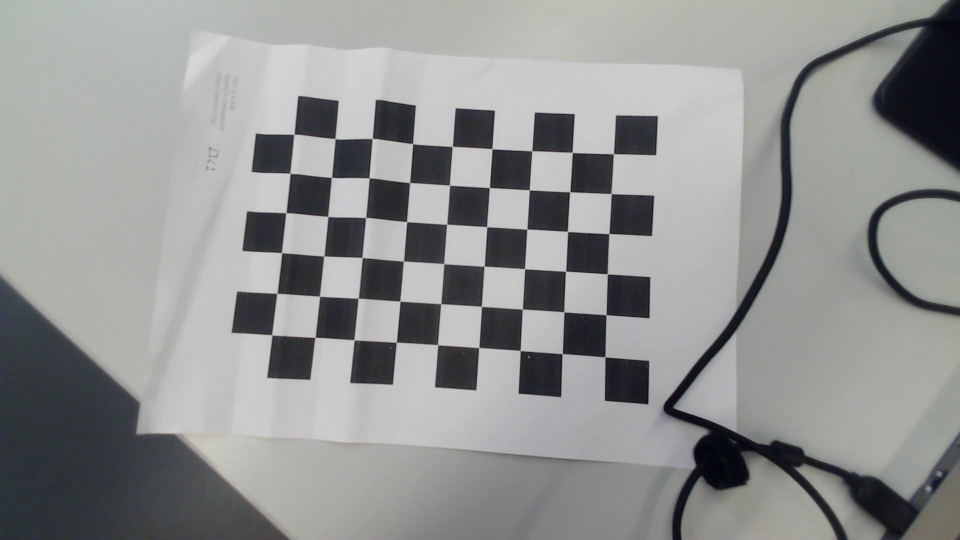
#> input picture kalib01.jpg, 1920 x 1080 px (shown at 1/2 size); its folder holds 4 pictures in this run
$ python calibration.py
#> lines starting #> are read from the running program, lines starting #| are printed output that depends on the picture; after the words box and inside, x2 and y2 are one past the last pixel; in counts of white or black regions, pixels touching at a corner belong together; long printed decimals are rounded
import numpy as np
import cv2 as cv
import glob
#ich hasse git hub und cedrik
def setup():
    criteria = (cv.TERM_CRITERIA_EPS + cv.TERM_CRITERIA_MAX_ITER, 30, 0.001) # Kriterium zur Eckpunktfindung, entweder 30 Bilder oder Ergebniss ändert sich um weniger als 0.001 Pixel

    objp = np.zeros((6*9,3), np.float32)
    objp[:,:2] = np.mgrid[0:9,0:6].T.reshape(-1,2)

    objpoints = [] # 3d point in real world space
    imgpoints = [] # 2d points in image plane.

    images = glob.glob('kalib*.jpg') # findet alle Bilder im Verzeichniss die dem Muster kalib1.jpg folgen z.B. kalib01.jpg, kalib02.jpg, etc.

    for fname in images: # Schleife durchläuft jedes gefundene Bild in images
        img = cv.imread(fname) #ein Bild wird geladen
#> img is the input picture: shape (1080, 1920, 3); mean B, G, R 145.5, 146, 144.9
        gray = cv.cvtColor(img, cv.COLOR_BGR2GRAY) #geladenes Bild wird in Graustufen umgewandelt

        # Findet die Ecken des Schachbrettmusters; 9x6 Muster
        ret, corners = cv.findChessboardCorners(gray, (9,6), None)
#> ret = True; corners = 54 rows, first 8: [1210.5, 714], [1125, 707.5], [1041.8, 700.7], [958.2, 695.3], [875.9, 689.7], [793.6, 685.1], [709.2, 679.4], [630.4, 675.3]

        # If found, add object points, image points (after refining them)
        if ret == True:
            objpoints.append(objp)

            corners2 = cv.cornerSubPix(gray,corners, (11,11), (-1,-1), criteria)
#> corners2 = 54 rows, first 8: [1210.4, 714.2], [1124.8, 707.6], [1040.8, 701.5], [958, 695.4], [875.7, 690], [793.2, 684.9], [708.5, 680.1], [630.6, 675.1]
            imgpoints.append(corners2)

            if __name__ == '__main__':
                cv.drawChessboardCorners(img, (9,6), corners2, ret)
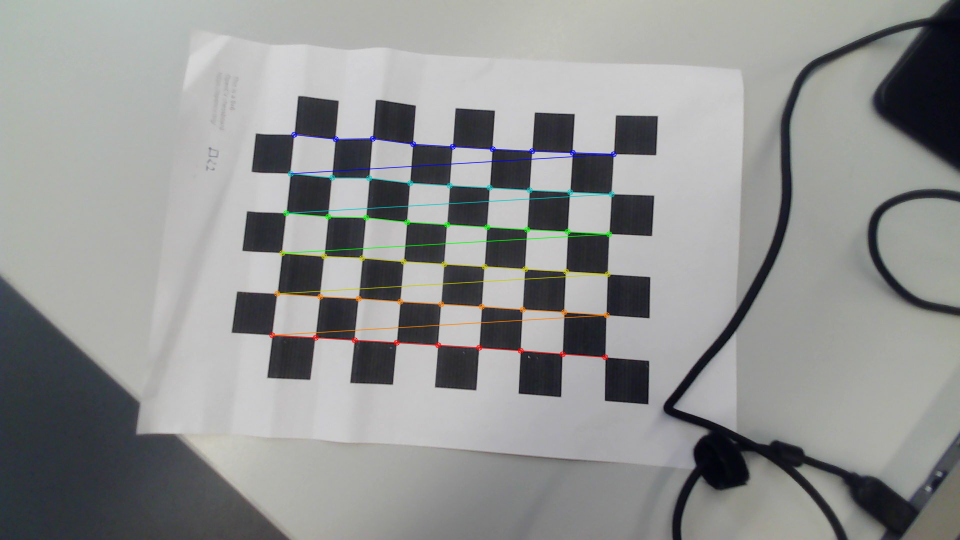
#> img: shape (1080, 1920, 3) (shown at 1/2 size); 1.25% of pixels changed, all inside (x1, y1, x2, y2) = (538, 263, 1234, 721)
                cv.imshow('img', img)
                cv.waitKey(500)

        for i in corners2:
            print(i)
#> this loop made 54 passes
#> i on passes 1 to 12: [[1210.4, 714.2]], [[1124.8, 707.6]], [[1040.8, 701.5]], [[958, 695.4]], [[875.7, 690]], [[793.2, 684.9]], [[708.5, 680.1]], [[630.6, 675.1]], [[544.3, 670.1]], [[1212.5, 630]], [[1128.2, 624.2]], [[1045.2, 618.6]]
#| [[1210.3907  714.2029]]
#| [[1124.8447   707.628]]
#| [[1040.848    701.467]]
#| [[958.0039  695.448]]
#| [[875.673 690.0224 ]]
#| [[793.175   684.900]]
#| [[708.5066 680.1118]]
#| [[630.603 675.124]]
#> (further printed lines are left out)
#> pass 3 of the loop in setup, `for fname in images:`:
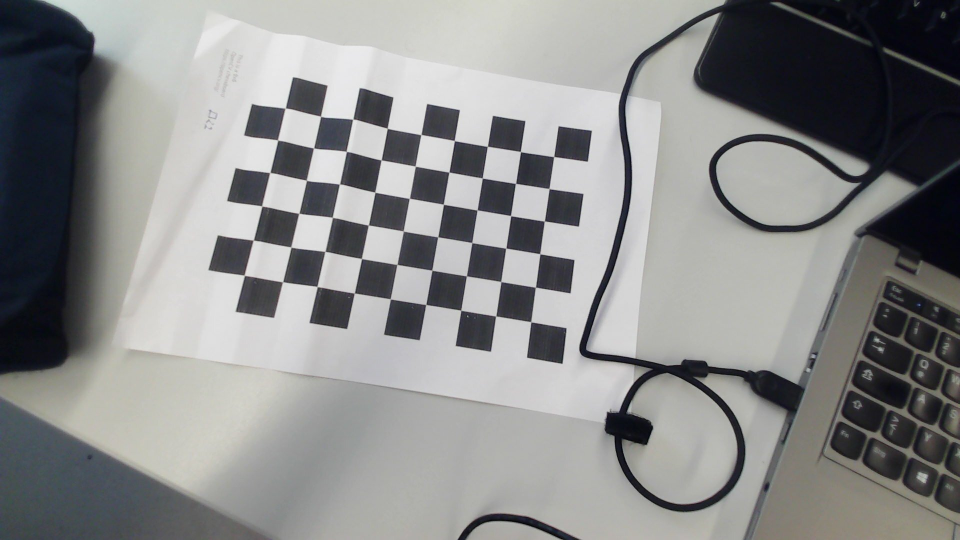
#> input picture kalib03.jpg, 1920 x 1080 px (shown at 1/2 size)
#> in setup, img is the input picture: shape (1080, 1920, 3); mean B, G, R 137.6, 137.9, 137.1
#> corners = 54 rows, first 8: [1062.3, 644.3], [991.8, 632.6], [922, 620.8], [852.5, 609.2], [781.2, 598.2], [709.3, 586.6], [634.5, 573.5], [566.1, 563.7]
#> corners2 = 54 rows, first 8: [1062.2, 644], [991.9, 632.4], [922.3, 621], [852, 609.5], [781.1, 598.2], [709, 586.6], [634.8, 573.6], [565.8, 564]
#> in setup, `cv.drawChessboardCorners(img, (9,6), corners2, ret)`:
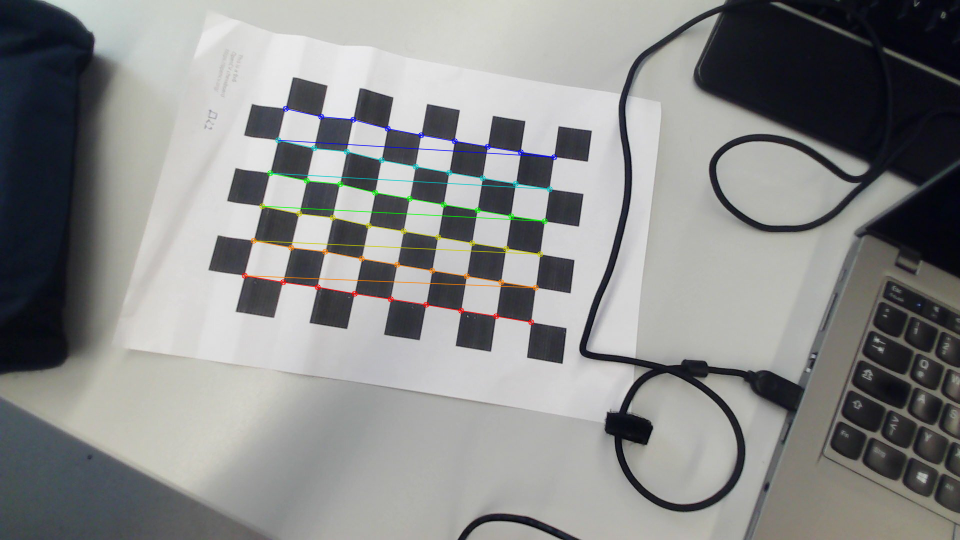
#> img: shape (1080, 1920, 3) (shown at 1/2 size); 1.09% of pixels changed, all inside (x1, y1, x2, y2) = (483, 211, 1115, 651)
#> the loop in setup, `for i in corners2:` made 54 passes
#> (printed output is left out)
#> the loop made 4 passes; the first 3 are shown

#> (the run stopped early here; a loop or call above may not have finished)
